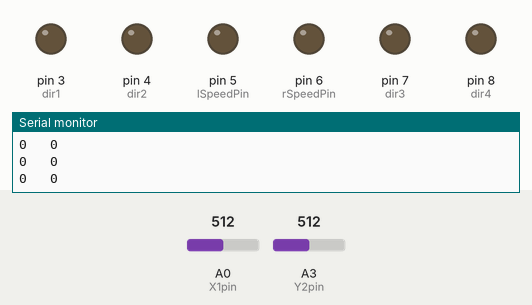
This sketch was run on a simulated Arduino Uno, built with avr-gcc and run on an emulated ATmega328P. Shown: output pins drawn as LEDs (lit = HIGH), the last lines printed to the serial monitor. The test bench sets the inputs (shaded band); at power-on: A0 (X1pin) = 512, A3 (Y2pin) = 512.

Above: at 1.2 s.
1.3 s: A0 (X1pin) set to 535
At 1.8 s:
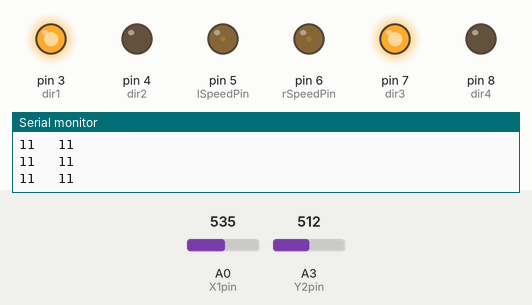
2.8 s: A3 (Y2pin) set to 716
At 3.2 s:
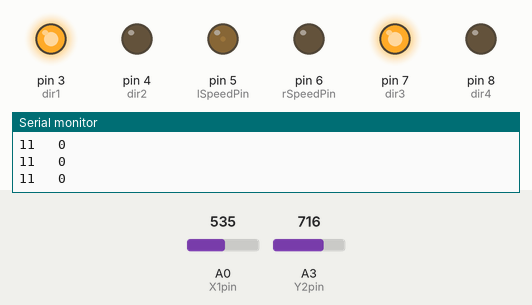
4.3 s: A0 (X1pin) set to 307
At 5.5 s:
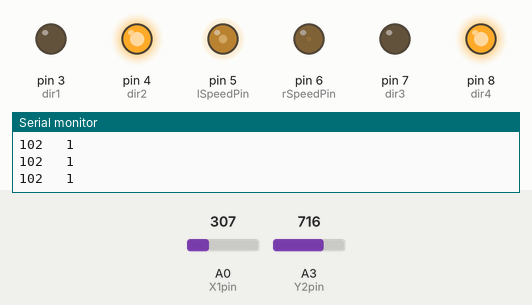
5.8 s: A0 (X1pin) set to 276
At 6.6 s:
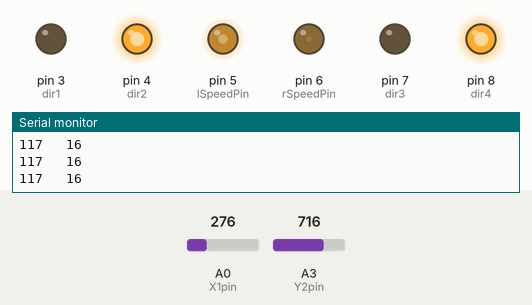
7.3 s: A3 (Y2pin) set to 900
At 8.5 s:
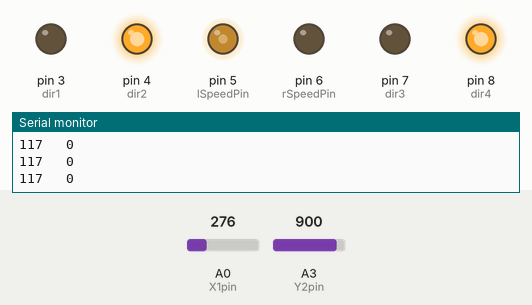
8.8 s: A3 (Y2pin) set to 763
11.8 s: A3 (Y2pin) set to 734
At 12.3 s:
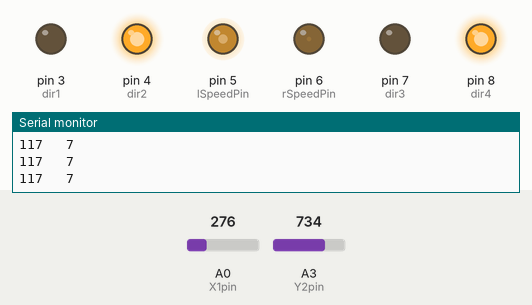
Timing chart, 0 to 14.3 s (numbered marks = the images above; inputs shaded):
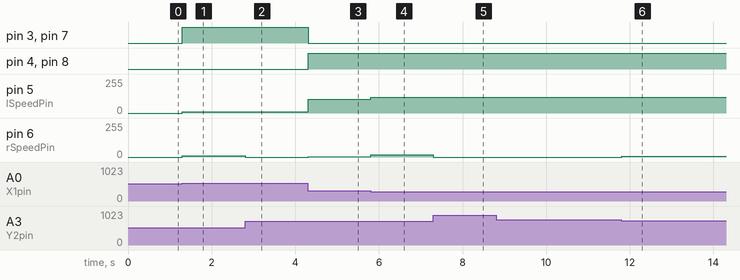

The sketch:

RC_car.ino
```cpp
int lSpeedPin = 5;
int rSpeedPin = 6;
int dir1 = 3;
int dir2 = 4;
int dir3 = 7;
int dir4 = 8;
int mSpeed;
int lSpeed;
int rSpeed;
int subSpeed;
int X1pin = A0;
int Y1pin = A1;
int X2pin = A2;
int Y2pin = A3;
int X1val;
int Y1val;
int X2val;
int Y2val;

void setup() {

  pinMode(lSpeedPin, OUTPUT);
  pinMode(rSpeedPin, OUTPUT);
  pinMode(dir1, OUTPUT);
  pinMode(dir2, OUTPUT);
  pinMode(dir3, OUTPUT);
  pinMode(dir4, OUTPUT);
  pinMode(X1pin, INPUT);
  pinMode(Y1pin, INPUT);
  pinMode(X2pin, INPUT);
  pinMode(Y2pin, INPUT);
  Serial.begin(9600);

}

void loop() {

  X1val = analogRead(X1pin);
  Y2val = analogRead(Y2pin);

  if (X1val < 510){
    digitalWrite(dir1, LOW);
    digitalWrite(dir2, HIGH);
    digitalWrite(dir3, LOW);
    digitalWrite(dir4, HIGH);
    mSpeed = -255./512. * X1val + 255.;
  }
  else if (X1val > 517){
    digitalWrite(dir1, HIGH);
    digitalWrite(dir2, LOW);
    digitalWrite(dir3, HIGH);
    digitalWrite(dir4, LOW);
    mSpeed = 255./512. * X1val - 255.;
  }
  else{
    mSpeed = 0;
  }


  if(Y2val < 510){
    subSpeed = -255./512. * Y2val + 255.;
    lSpeed = mSpeed - subSpeed;
    rSpeed = mSpeed;
  }
  else if(Y2val > 517){
    subSpeed = 255./512. * Y2val - 255.;
    rSpeed = mSpeed - subSpeed;
    lSpeed = mSpeed;
  }
  else{
    lSpeed = mSpeed;
    rSpeed = mSpeed;
  }


  if(lSpeed < 0){
      lSpeed = 0;
    }
  if(rSpeed < 0){
      rSpeed = 0;
    }
  if(lSpeed < 0){
      lSpeed = 0;
    }
  if(rSpeed > 250){
      rSpeed = 250;
    }
  if(lSpeed > 250){
      lSpeed = 250;
    }

  analogWrite(lSpeedPin, lSpeed);
  analogWrite(rSpeedPin, rSpeed);
  Serial.print(lSpeed);
  Serial.print("   ");
  Serial.println(rSpeed);
}
```

Measured:
- the behaviour switches between 517 and 518 on A0 (X1pin) (found by bisection; images 0 and 1)
- after the input at 1.3 s, pin 3 (dir1), pin 7 (dir3): LOW → HIGH at once; pin 5 (lSpeedPin), pin 6 (rSpeedPin): 0/255 → 11/255 at once
- after the input at 2.8 s, pin 6 (rSpeedPin): 11/255 → 0/255 at once
- after the input at 4.3 s, pin 3 (dir1), pin 7 (dir3): HIGH → LOW at once; pin 4 (dir2), pin 8 (dir4): LOW → HIGH at once; pin 5 (lSpeedPin): 11/255 → 102/255 at once; pin 6 (rSpeedPin): 0/255 → 1/255 at once
- after the input at 5.8 s, pin 5 (lSpeedPin): 102/255 → 117/255 at once; pin 6 (rSpeedPin): 1/255 → 16/255 at once
- after the input at 7.3 s, pin 6 (rSpeedPin): 16/255 → 0/255 at once
- after the input at 11.8 s, pin 6 (rSpeedPin): 0/255 → 7/255 at once
